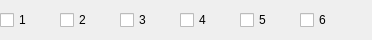
                <widget class="QWidget" name="widget_AdvOutFFTrack" native="true">
                 <property name="sizePolicy">
                  <sizepolicy hsizetype="Preferred" vsizetype="Fixed">
                   <horstretch>0</horstretch>
                   <verstretch>0</verstretch>
                  </sizepolicy>
                 </property>
                 <property name="minimumSize">
                  <size>
                   <width>0</width>
                   <height>40</height>
                  </size>
                 </property>
                 <property name="maximumSize">
                  <size>
                   <width>16777215</width>
                   <height>40</height>
                  </size>
                 </property>
                 <layout class="QHBoxLayout" name="horizontalLayout_18">
                  <property name="spacing">
                   <number>28</number>
                  </property>
                  <property name="leftMargin">
                   <number>0</number>
                  </property>
                  <property name="topMargin">
                   <number>0</number>
                  </property>
                  <property name="rightMargin">
                   <number>0</number>
                  </property>
                  <property name="bottomMargin">
                   <number>0</number>
                  </property>
                  <item>
                   <widget class="QCheckBox" name="checkBox_AdvOutFFTrack1">
                    <property name="sizePolicy">
                     <sizepolicy hsizetype="Minimum" vsizetype="Fixed">
                      <horstretch>0</horstretch>
                      <verstretch>0</verstretch>
                     </sizepolicy>
                    </property>
                    <property name="minimumSize">
                     <size>
                      <width>0</width>
                      <height>18</height>
                     </size>
                    </property>
                    <property name="maximumSize">
                     <size>
                      <width>33</width>
                      <height>18</height>
                     </size>
                    </property>
                    <property name="text">
                     <string>1</string>
                    </property>
                   </widget>
                  </item>
                  <item>
                   <widget class="QCheckBox" name="checkBox_AdvOutFFTrack2">
                    <property name="sizePolicy">
                     <sizepolicy hsizetype="Minimum" vsizetype="Fixed">
                      <horstretch>0</horstretch>
                      <verstretch>0</verstretch>
                     </sizepolicy>
                    </property>
                    <property name="minimumSize">
                     <size>
                      <width>0</width>
                      <height>18</height>
                     </size>
                    </property>
                    <property name="maximumSize">
                     <size>
                      <width>33</width>
                      <height>18</height>
                     </size>
                    </property>
                    <property name="text">
                     <string>2</string>
                    </property>
                   </widget>
                  </item>
                  <item>
                   <widget class="QCheckBox" name="checkBox_AdvOutFFTrack3">
                    <property name="sizePolicy">
                     <sizepolicy hsizetype="Minimum" vsizetype="Fixed">
                      <horstretch>0</horstretch>
                      <verstretch>0</verstretch>
                     </sizepolicy>
                    </property>
                    <property name="minimumSize">
                     <size>
                      <width>0</width>
                      <height>18</height>
                     </size>
                    </property>
                    <property name="maximumSize">
                     <size>
                      <width>33</width>
                      <height>18</height>
                     </size>
                    </property>
                    <property name="text">
                     <string>3</string>
                    </property>
                   </widget>
                  </item>
                  <item>
                   <widget class="QCheckBox" name="checkBox_AdvOutFFTrack4">
                    <property name="sizePolicy">
                     <sizepolicy hsizetype="Minimum" vsizetype="Fixed">
                      <horstretch>0</horstretch>
                      <verstretch>0</verstretch>
                     </sizepolicy>
                    </property>
                    <property name="minimumSize">
                     <size>
                      <width>0</width>
                      <height>18</height>
                     </size>
                    </property>
                    <property name="maximumSize">
                     <size>
                      <width>33</width>
                      <height>18</height>
                     </size>
                    </property>
                    <property name="text">
                     <string>4</string>
                    </property>
                   </widget>
                  </item>
                  <item>
                   <widget class="QCheckBox" name="checkBox_AdvOutFFTrack5">
                    <property name="sizePolicy">
                     <sizepolicy hsizetype="Minimum" vsizetype="Fixed">
                      <horstretch>0</horstretch>
                      <verstretch>0</verstretch>
                     </sizepolicy>
                    </property>
                    <property name="minimumSize">
                     <size>
                      <width>0</width>
                      <height>18</height>
                     </size>
                    </property>
                    <property name="maximumSize">
                     <size>
                      <width>33</width>
                      <height>18</height>
                     </size>
                    </property>
                    <property name="text">
                     <string>5</string>
                    </property>
                   </widget>
                  </item>
                  <item>
                   <widget class="QCheckBox" name="checkBox_AdvOutFFTrack6">
                    <property name="sizePolicy">
                     <sizepolicy hsizetype="Minimum" vsizetype="Fixed">
                      <horstretch>0</horstretch>
                      <verstretch>0</verstretch>
                     </sizepolicy>
                    </property>
                    <property name="minimumSize">
                     <size>
                      <width>0</width>
                      <height>18</height>
                     </size>
                    </property>
                    <property name="maximumSize">
                     <size>
                      <width>33</width>
                      <height>18</height>
                     </size>
                    </property>
                    <property name="text">
                     <string>6</string>
                    </property>
                   </widget>
                  </item>
                  <item>
                   <spacer name="horizontalSpacer_9">
                    <property name="orientation">
                     <enum>Qt::Horizontal</enum>
                    </property>
                    <property name="sizeHint" stdset="0">
                     <size>
                      <width>40</width>
                      <height>20</height>
                     </size>
                    </property>
                   </spacer>
                  </item>
                 </layout>
                </widget>
